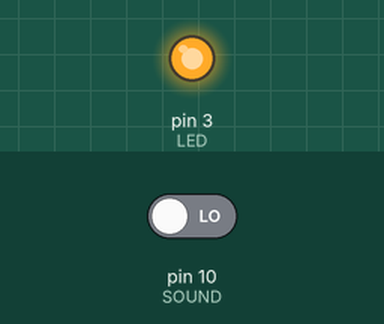
This sketch was run on a simulated Arduino Uno, built with avr-gcc and run on an emulated ATmega328P. On the bench: output pins drawn as LEDs (lit = HIGH). Inputs (shaded band) come from the test bench; at power-on: pin 10 (SOUND) LOW.

Above: at 1.2 s.
1.3 s: pin 10 (SOUND) driven HIGH
At 1.7 s:
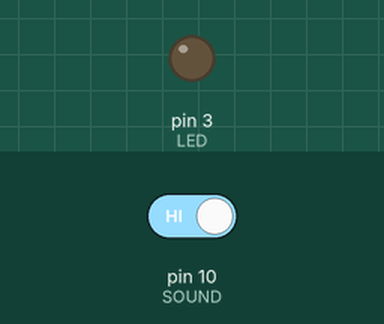
Timing chart, 0 to 4.3 s (numbered marks = the images above; inputs shaded):
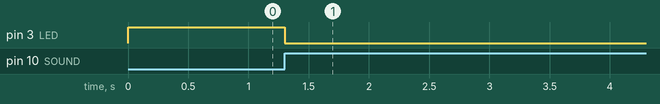

The sketch:

sound_toggle.ino
```cpp
const int LED = 3;
const int SOUND = 10;
int SOUNDstate = 0;
int PREVsoundstate = 0;
int num = 1;
void setup()
{

  pinMode(LED,OUTPUT);
  pinMode(SOUND,INPUT);
}
void loop()
{
  SOUNDstate = digitalRead(SOUND);
  if(SOUNDstate == HIGH && PREVsoundstate == LOW)
  {
    num += 1;
  }
  PREVsoundstate = SOUNDstate;

  if(num % 2 == 0)
  {
    digitalWrite(LED, LOW);

  }
  else
  {
    digitalWrite(LED,HIGH);

  }
}
```

Measured:
- after the input at 1.3 s, pin 3 (LED): HIGH → LOW at once
